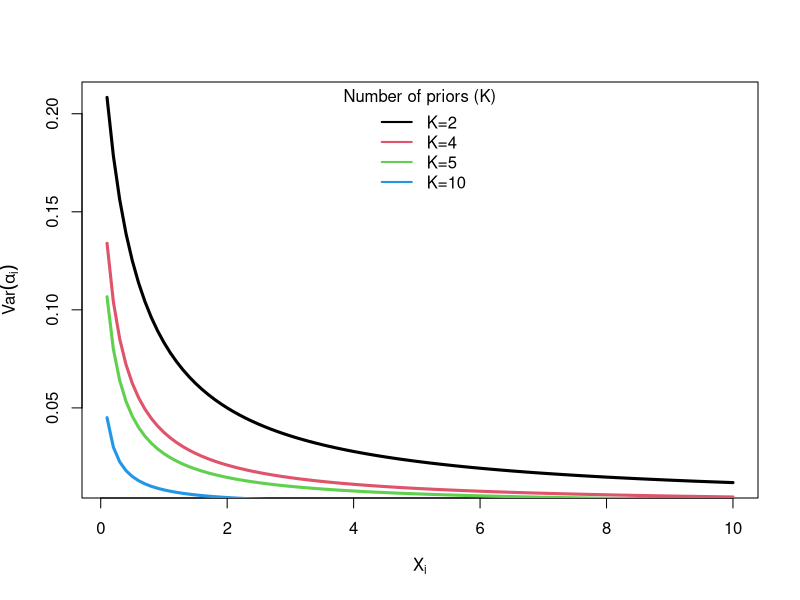

Generate this figure with R:
# Just a little something for us to begin studying how to do a PSA for \pi(\theta)
# imagine an equal-parameter prior with X_i = x for a n-dimensional simplex

dirichlet_var <- function(x, n){
  X <- rep(x, n)
  N <- n*x
  return( (x*(N-x))/ (N^2*(N+1)))
}

xs <- seq(.1, 10, .1)
# Stuff for the Jeffreys' prior
which(xs == .5)
dirichlet_var(1/2, 4)
dirichlet_var(1/2, 8)

svg("../plots/Dirichlet_var.svg")
plot(xs, dirichlet_var(xs, 2), type = "l", lwd = 3, ylab = expression(Var(alpha[i])), xlab = expression(X[i]))
lines(xs, dirichlet_var(xs, 4), type = "l", col = 2, lwd = 3)
lines(xs, dirichlet_var(xs, 5), type = "l", col = 3, lwd = 3)
lines(xs, dirichlet_var(xs, 10), type = "l", col = 4, lwd = 3)
legend(x = "top",legend = c("K=2", "K=4", "K=5", "K=10"),
       title = "Number of priors (K)", lwd = 2, col = 1:4, bty="n")
dev.off()
